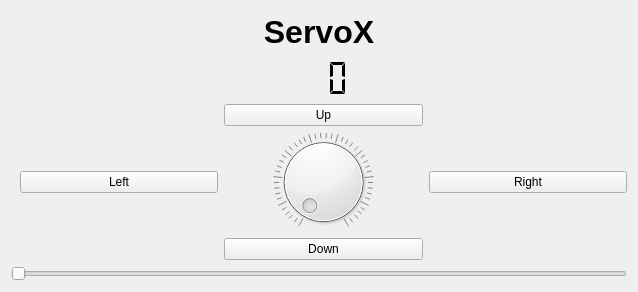
<?xml version="1.0" encoding="UTF-8"?>
<ui version="4.0">
 <class>ControlWidget</class>
 <widget class="QWidget" name="ControlWidget">
  <property name="geometry">
   <rect>
    <x>0</x>
    <y>0</y>
    <width>638</width>
    <height>292</height>
   </rect>
  </property>
  <property name="windowTitle">
   <string>ServoX</string>
  </property>
  <layout class="QVBoxLayout" name="verticalLayout">
   <item>
    <widget class="QLabel" name="label">
     <property name="font">
      <font>
       <pointsize>24</pointsize>
       <bold>true</bold>
      </font>
     </property>
     <property name="text">
      <string>ServoX</string>
     </property>
     <property name="alignment">
      <set>Qt::AlignCenter</set>
     </property>
    </widget>
   </item>
   <item>
    <widget class="QLCDNumber" name="positionOutput">
     <property name="frameShape">
      <enum>QFrame::NoFrame</enum>
     </property>
     <property name="digitCount">
      <number>3</number>
     </property>
     <property name="segmentStyle">
      <enum>QLCDNumber::Flat</enum>
     </property>
    </widget>
   </item>
   <item>
    <layout class="QGridLayout" name="gridLayout_2">
     <property name="leftMargin">
      <number>9</number>
     </property>
     <item row="3" column="1">
      <widget class="QPushButton" name="downButton">
       <property name="text">
        <string>Down</string>
       </property>
      </widget>
     </item>
     <item row="1" column="0">
      <widget class="QPushButton" name="leftButton">
       <property name="text">
        <string>Left</string>
       </property>
      </widget>
     </item>
     <item row="0" column="1">
      <widget class="QPushButton" name="upButton">
       <property name="text">
        <string>Up</string>
       </property>
      </widget>
     </item>
     <item row="1" column="2">
      <widget class="QPushButton" name="rightButton">
       <property name="text">
        <string>Right</string>
       </property>
      </widget>
     </item>
     <item row="1" column="1">
      <widget class="QDial" name="positionInput">
       <property name="maximum">
        <number>180</number>
       </property>
       <property name="notchesVisible">
        <bool>true</bool>
       </property>
      </widget>
     </item>
    </layout>
   </item>
   <item>
    <widget class="QSlider" name="horizontalSlider">
     <property name="maximum">
      <number>180</number>
     </property>
     <property name="orientation">
      <enum>Qt::Horizontal</enum>
     </property>
    </widget>
   </item>
  </layout>
 </widget>
 <resources/>
 <connections>
  <connection>
   <sender>positionInput</sender>
   <signal>valueChanged(int)</signal>
   <receiver>horizontalSlider</receiver>
   <slot>setValue(int)</slot>
   <hints>
    <hint type="sourcelabel">
     <x>307</x>
     <y>205</y>
    </hint>
    <hint type="destinationlabel">
     <x>307</x>
     <y>269</y>
    </hint>
   </hints>
  </connection>
  <connection>
   <sender>horizontalSlider</sender>
   <signal>valueChanged(int)</signal>
   <receiver>positionInput</receiver>
   <slot>setValue(int)</slot>
   <hints>
    <hint type="sourcelabel">
     <x>307</x>
     <y>269</y>
    </hint>
    <hint type="destinationlabel">
     <x>307</x>
     <y>205</y>
    </hint>
   </hints>
  </connection>
 </connections>
</ui>
